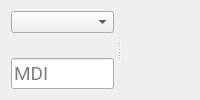
        <widget class="QWidget" name="tab_2">
         <attribute name="title">
          <string>Main</string>
         </attribute>
         <layout class="QHBoxLayout" name="horizontalLayout">
          <item>
           <widget class="QSplitter" name="splitter">
            <property name="focusPolicy">
             <enum>Qt::NoFocus</enum>
            </property>
            <property name="lineWidth">
             <number>2</number>
            </property>
            <property name="orientation">
             <enum>Qt::Horizontal</enum>
            </property>
            <property name="handleWidth">
             <number>10</number>
            </property>
            <widget class="QWidget" name="verticalLayoutWidget">
             <property name="focusPolicy">
              <enum>Qt::NoFocus</enum>
             </property>
             <layout class="QVBoxLayout" name="verticalLayout_2">
              <item>
               <widget class="RecentFileComboBox" name="recentfilecombobox">
                <property name="minimumSize">
                 <size>
                  <width>0</width>
                  <height>0</height>
                 </size>
                </property>
                <property name="focusPolicy">
                 <enum>Qt::NoFocus</enum>
                </property>
               </widget>
              </item>
              <item>
               <widget class="GcodeEditor" name="gcodeeditor">
                <property name="focusPolicy">
                 <enum>Qt::NoFocus</enum>
                </property>
               </widget>
              </item>
              <item>
               <widget class="MDIEntry" name="entry">
                <property name="font">
                 <font>
                  <family>Roboto</family>
                  <pointsize>14</pointsize>
                 </font>
                </property>
                <property name="focusPolicy">
                 <enum>Qt::ClickFocus</enum>
                </property>
                <property name="placeholderText">
                 <string>MDI</string>
                </property>
               </widget>
              </item>
             </layout>
            </widget>
            <widget class="GcodeBackplot" name="gcodebackplot">
             <property name="sizePolicy">
              <sizepolicy hsizetype="Expanding" vsizetype="Expanding">
               <horstretch>0</horstretch>
               <verstretch>0</verstretch>
              </sizepolicy>
             </property>
             <property name="focusPolicy">
              <enum>Qt::NoFocus</enum>
             </property>
             <property name="renderProgramAlpha" stdset="0">
              <bool>true</bool>
             </property>
             <property name="backgroundColor">
              <color>
               <red>46</red>
               <green>52</green>
               <blue>54</blue>
              </color>
             </property>
            </widget>
           </widget>
          </item>
         </layout>
        </widget>
